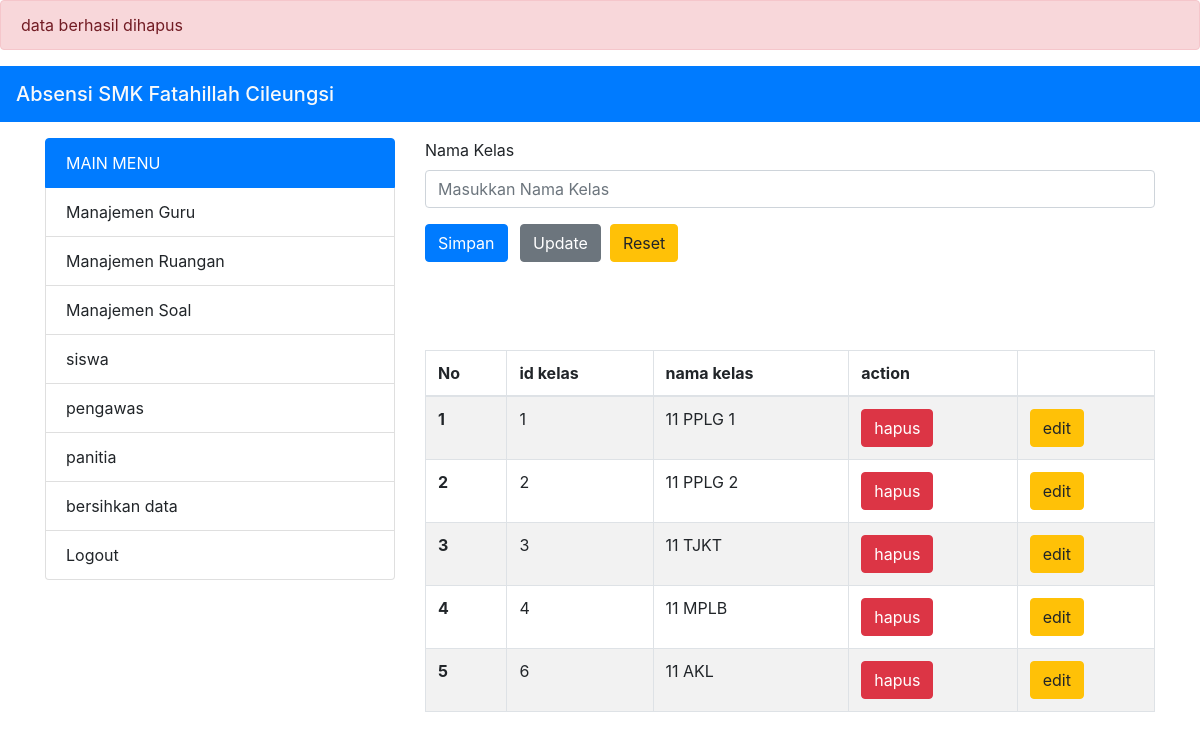
The page /modul/admin/kelas.php?id=1 on the database its author committed.
### tables this page shows
CREATE TABLE `tbl_kelas` (
  `id_kelas` int(11) NOT NULL,
  `nama_kelas` varchar(11) NOT NULL
);

### modul/admin/kelas.php (the view, shortened to what this page needs)
<?php
    include '../../config/koneksi.php';
        $nama_kelas = null;
    if (isset($_GET['id'])){
      echo '<div class="alert alert-danger">data berhasil dihapus</div>';
    }
?>
<!doctype html>
<html lang="en">
  <head>
    <?php include('../../config/header.php') ?>
  </head>
  <body>
    <?php include 'menu.php'; ?>
    <div class="col-md-8">
    <div class="row justify-content-center">
        <div class="col-md-12">
          <form action="" method="post">
            <div class="form-group">
              <label for="kodeGuru">Nama Kelas</label>
              <input class="form-control" type="text" value="<?php if($nama_kelas != null) {echo $nama_kelas; }  else { echo null; }   ?>" name="nama_kelas" class="form-control" id="kodeGuru" placeholder="Masukkan Nama Kelas">
            </div>
            <button type="submit" name="simpan"class="btn btn-primary">Simpan</button>
            <button type="submit" name="update" class="btn btn-secondary ml-2">Update</button>&nbsp;
            <a href="kelas.php" class="btn btn-warning"> Reset</a>
          </form>
        </div>
      </div><br><br><br>
    <div id="tab">
      <table class="table table-striped table-bordered table-hover" style="width:100%">
          <thead>
              <?php
              $query_kelas = mysqli_query($conn, "SELECT * FROM tbl_kelas");
              $no = 1;
              ?>
              <tr>
                <th>No</th>
                <th>id kelas</th>
                <th>nama kelas</th>
                <th>action</th>
                <th></th>
              </tr>
          </thead>
          <tbody>
                <?php while($data_kelas = mysqli_fetch_array($query_kelas)) {?>
                  <tr>
                    <th><?= $no++ ?></th>
                    <td><?= $data_kelas['id_kelas'] ?></td>
                    <td><?= $data_kelas['nama_kelas'] ?></td>
                    <td><a href="?id=<?= $data_kelas[0] ?>"><button class="btn btn-danger">hapus</button></a></td>
                    <td><a href="?edit=<?= $data_kelas[0] ?>"><button class="btn btn-warning">edit</button></a></td>
                  </tr>
                <?php } ?>
          </tbody>
      </table>
    </div>
    </div>
    </div>
    </div>
  </body>
</html>

### rows shown on the page
tbl_kelas: id_kelas "1", nama_kelas "11 PPLG 1"
tbl_kelas: id_kelas "2", nama_kelas "11 PPLG 2"
tbl_kelas: id_kelas "3", nama_kelas "11 TJKT"
tbl_kelas: id_kelas "4", nama_kelas "11 MPLB"
tbl_kelas: id_kelas "6", nama_kelas "11 AKL"
